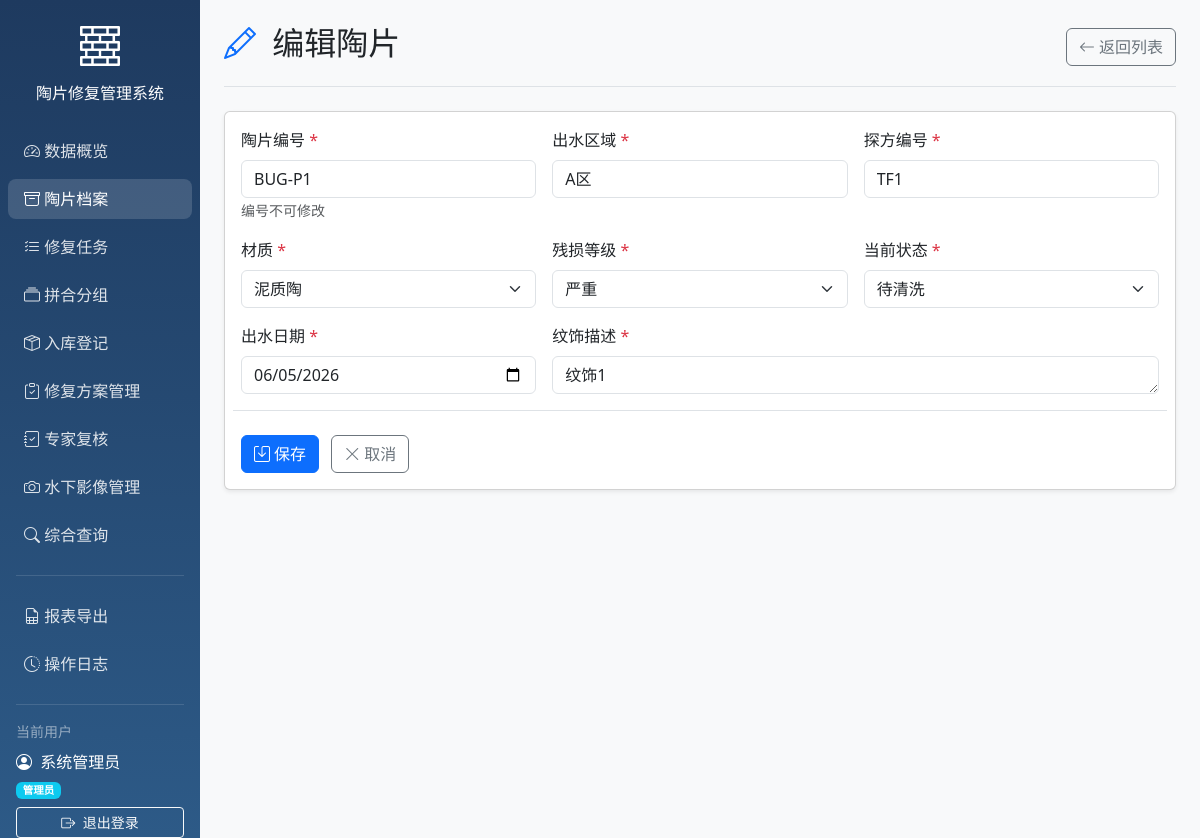
/potteries/2/edit (signed in), run on the app's committed database.
### models/models.py (models this page shows)
class User(Base):
    __tablename__ = "users"
    id = Column(Integer, primary_key=True, index=True)
    username = Column(String, unique=True, index=True)
    hashed_password = Column(String)
    full_name = Column(String)
    role = Column(String, default="修复员")
    created_at = Column(DateTime(timezone=True), server_default=func.now())
    assigned_tasks = relationship("RepairTask", foreign_keys="RepairTask.assignee_id", back_populates="assignee")
    created_tasks = relationship("RepairTask", foreign_keys="RepairTask.creator_id", back_populates="creator")
    operation_logs = relationship("OperationLog", back_populates="user")

class Pottery(Base):
    __tablename__ = "potteries"
    id = Column(Integer, primary_key=True, index=True)
    pottery_number = Column(String, unique=True, index=True)
    water_area = Column(String)
    trench_number = Column(String)
    material = Column(String)
    decoration_description = Column(Text)
    damage_level = Column(String)
    current_status = Column(String)
    recovery_date = Column(Date)
    created_at = Column(DateTime(timezone=True), server_default=func.now())
    updated_at = Column(DateTime(timezone=True), onupdate=func.now())
    is_locked = Column(Boolean, default=False)
    cleaning_records = relationship("CleaningRecord", back_populates="pottery")
    pottery_groups = relationship("PotteryGroupMember", back_populates="pottery")
    storage_record = relationship("StorageRecord", uselist=False, back_populates="pottery")
    images = relationship("PotteryImage", back_populates="pottery", cascade="all, delete-orphan")
    repair_tasks = relationship("RepairTask", back_populates="pottery")

### main.py (the view)
@app.get("/potteries/{pottery_id}/edit", response_class=HTMLResponse)
async def edit_pottery_page(
    pottery_id: int,
    request: Request,
    current_user: User = Depends(get_current_user),
    db: Session = Depends(get_db)
):
    pottery = db.query(Pottery).filter(Pottery.id == pottery_id).first()
    if not pottery:
        return RedirectResponse(url="/potteries", status_code=status.HTTP_303_SEE_OTHER)
    if pottery.is_locked:
        return templates.TemplateResponse("pottery_detail.html", {
            "request": request,
            "current_user": current_user,
            "pottery": pottery,
            "cleaning_records": pottery.cleaning_records,
            "groups": pottery.pottery_groups,
            "storage_record": pottery.storage_record,
            "error": "该陶片已锁定，无法修改"
        })
    return templates.TemplateResponse("pottery_form.html", {
        "request": request,
        "current_user": current_user,
        "pottery": pottery,
        "today": date.today().isoformat()
    })

### templates/pottery_form.html (shortened to what this page needs)
{% extends "base.html" %}
{% block body %}
<div class="container-fluid">
    <div class="row">
        {% include "sidebar.html" %}
        <main class="col-md-9 ms-sm-auto col-lg-10 px-md-4 main-content">
            <div class="d-flex justify-content-between flex-wrap flex-md-nowrap align-items-center pt-4 pb-3 mb-4 border-bottom">
                <h1 class="h2">
                    <i class="bi bi-{% if pottery %}pencil{% else %}plus-circle{% endif %} text-primary me-2"></i>
                    {% if pottery %}编辑陶片{% else %}新增陶片{% endif %}
                </h1>
                <div class="btn-toolbar mb-2 mb-md-0">
                    <a href="/potteries" class="btn btn-outline-secondary">
                        <i class="bi bi-arrow-left me-1"></i>返回列表
                    </a>
                </div>
            </div>
            <div class="card shadow-sm">
                <div class="card-body">
                    <form method="POST" class="row g-3">
                        <div class="col-md-4">
                            <label for="pottery_number" class="form-label">陶片编号 <span class="text-danger">*</span></label>
                            <input type="text" class="form-control" id="pottery_number" name="pottery_number"
                                   value="{{ pottery.pottery_number if pottery else '' }}"
                                   {% if pottery %}readonly{% endif %} required>
                            {% if pottery %}<small class="text-muted">编号不可修改</small>{% endif %}
                        </div>
                        <div class="col-md-4">
                            <label for="water_area" class="form-label">出水区域 <span class="text-danger">*</span></label>
                            <input type="text" class="form-control" id="water_area" name="water_area"
                                   value="{{ pottery.water_area if pottery else '' }}" required>
                        </div>
                        <div class="col-md-4">
                            <label for="trench_number" class="form-label">探方编号 <span class="text-danger">*</span></label>
                            <input type="text" class="form-control" id="trench_number" name="trench_number"
                                   value="{{ pottery.trench_number if pottery else '' }}" required>
                        </div>
                        <div class="col-md-4">
                            <label for="material" class="form-label">材质 <span class="text-danger">*</span></label>
                            <select class="form-select" id="material" name="material" required>
                                <option value="泥质陶" {% if pottery and pottery.material == '泥质陶' %}selected{% endif %}>泥质陶</option>
                            </select>
                        </div>
                        <div class="col-md-4">
                            <label for="damage_level" class="form-label">残损等级 <span class="text-danger">*</span></label>
                            <select class="form-select" id="damage_level" name="damage_level" required>
                                <option value="严重" {% if pottery and pottery.damage_level == '严重' %}selected{% endif %}>严重</option>
                            </select>
                        </div>
                        <div class="col-md-4">
                            <label for="current_status" class="form-label">当前状态 <span class="text-danger">*</span></label>
                            <select class="form-select" id="current_status" name="current_status" required>
                                <option value="待清洗" {% if pottery and pottery.current_status == '待清洗' %}selected{% endif %}>待清洗</option>
                            </select>
                        </div>
                        <div class="col-md-4">
                            <label for="recovery_date" class="form-label">出水日期 <span class="text-danger">*</span></label>
                            <input type="date" class="form-control" id="recovery_date" name="recovery_date"
                                   value="{{ pottery.recovery_date if pottery else today }}"
                                   max="{{ today }}" required>
                        </div>
                        <div class="col-md-8">
                            <label for="decoration_description" class="form-label">纹饰描述 <span class="text-danger">*</span></label>
                            <textarea class="form-control" id="decoration_description" name="decoration_description"
                                      rows="1" required>{{ pottery.decoration_description if pottery else '' }}</textarea>
                        </div>
                        <div class="col-12 pt-4 border-top">
                            <button type="submit" class="btn btn-primary me-2">
                                <i class="bi bi-save me-1"></i>保存
                            </button>
                            <a href="/potteries" class="btn btn-outline-secondary">
                                <i class="bi bi-x-lg me-1"></i>取消
                            </a>
                        </div>
                    </form>
                </div>
            </div>
        </main>
    </div>
</div>
{% endblock %}

### templates/sidebar.html
<div class="sidebar col-md-3 col-lg-2 d-md-block p-0">
    <div class="position-sticky pt-3">
        <div class="text-center mb-4 px-3">
            <i class="bi bi-bricks text-white" style="font-size: 2.5rem;"></i>
            <h6 class="text-white mt-2 mb-0">陶片修复管理系统</h6>
        </div>
        <ul class="nav flex-column">
            <li class="nav-item">
                <a class="nav-link {% if request.url.path == '/' %}active{% endif %}" href="/">
                    <i class="bi bi-speedometer2"></i>
                    数据概览
                </a>
            </li>
            <li class="nav-item">
                <a class="nav-link {% if '/potteries' in request.url.path %}active{% endif %}" href="/potteries">
                    <i class="bi bi-archive"></i>
                    陶片档案
                </a>
            </li>
            <li class="nav-item">
                <a class="nav-link {% if '/tasks' in request.url.path %}active{% endif %}" href="/tasks">
                    <i class="bi bi-list-check"></i>
                    修复任务
                </a>
            </li>
            <li class="nav-item">
                <a class="nav-link {% if '/groups' in request.url.path %}active{% endif %}" href="/groups">
                    <i class="bi bi-collection"></i>
                    拼合分组
                </a>
            </li>
            <li class="nav-item">
                <a class="nav-link {% if '/storage' in request.url.path %}active{% endif %}" href="/storage">
                    <i class="bi bi-box-seam"></i>
                    入库登记
                </a>
            </li>
            <li class="nav-item">
                <a class="nav-link {% if '/repair_plans' in request.url.path %}active{% endif %}" href="/repair_plans">
                    <i class="bi bi-clipboard-check"></i>
                    修复方案管理
                </a>
            </li>
            <li class="nav-item">
                <a class="nav-link {% if '/reviews' in request.url.path %}active{% endif %}" href="/reviews">
                    <i class="bi bi-journal-check"></i>
                    专家复核
                </a>
            </li>
            <li class="nav-item">
                <a class="nav-link {% if '/underwater_images' in request.url.path %}active{% endif %}" href="/underwater_images">
                    <i class="bi bi-camera"></i>
                    水下影像管理
                </a>
            </li>
            <li class="nav-item">
                <a class="nav-link {% if '/search' in request.url.path %}active{% endif %}" href="/search">
                    <i class="bi bi-search"></i>
                    综合查询
                </a>
            </li>
        </ul>
        <hr class="text-white-50 mx-3">
        <ul class="nav flex-column">
            <li class="nav-item">
                <a class="nav-link {% if '/reports' in request.url.path %}active{% endif %}" href="/reports">
                    <i class="bi bi-file-earmark-spreadsheet"></i>
                    报表导出
                </a>
            </li>
            <li class="nav-item">
                <a class="nav-link {% if '/logs' in request.url.path %}active{% endif %}" href="/logs">
                    <i class="bi bi-clock-history"></i>
                    操作日志
                </a>
            </li>
        </ul>
        <hr class="text-white-50 mx-3">
        <div class="px-3">
            <div class="text-white-50 small mb-2">当前用户</div>
            <div class="text-white mb-1">
                <i class="bi bi-person-circle me-1"></i>
                {{ current_user.full_name or current_user.username }}
            </div>
            <div class="text-white-50 small mb-2">
                <span class="badge bg-info">{{ current_user.role }}</span>
            </div>
            <a href="/logout" class="btn btn-outline-light btn-sm w-100">
                <i class="bi bi-box-arrow-right me-1"></i>
                退出登录
            </a>
        </div>
    </div>
</div>

### templates/base.html (style rules this page uses)
.sidebar { min-height: 100vh; background: linear-gradient(180deg, #1e3a5f 0%, #2d5a87 100%); }
.sidebar .nav-link { color: rgba(255,255,255,0.85); border-radius: 8px; margin: 4px 8px; transition: all 0.2s; }
.sidebar .nav-link:hover, .sidebar .nav-link.active { color: white; background: rgba(255,255,255,0.15); }
.sidebar .nav-link i { width: 24px; }
.main-content { background-color: #f8f9fa; min-height: 100vh; }

### data on the page
User: full_name "系统管理员", role "管理员"
Pottery: pottery_number "BUG-P1", water_area "A区", trench_number "TF1", material "泥质陶", damage_level "严重", current_status "待清洗", recovery_date "06/05/2026", decoration_description "纹饰1"
